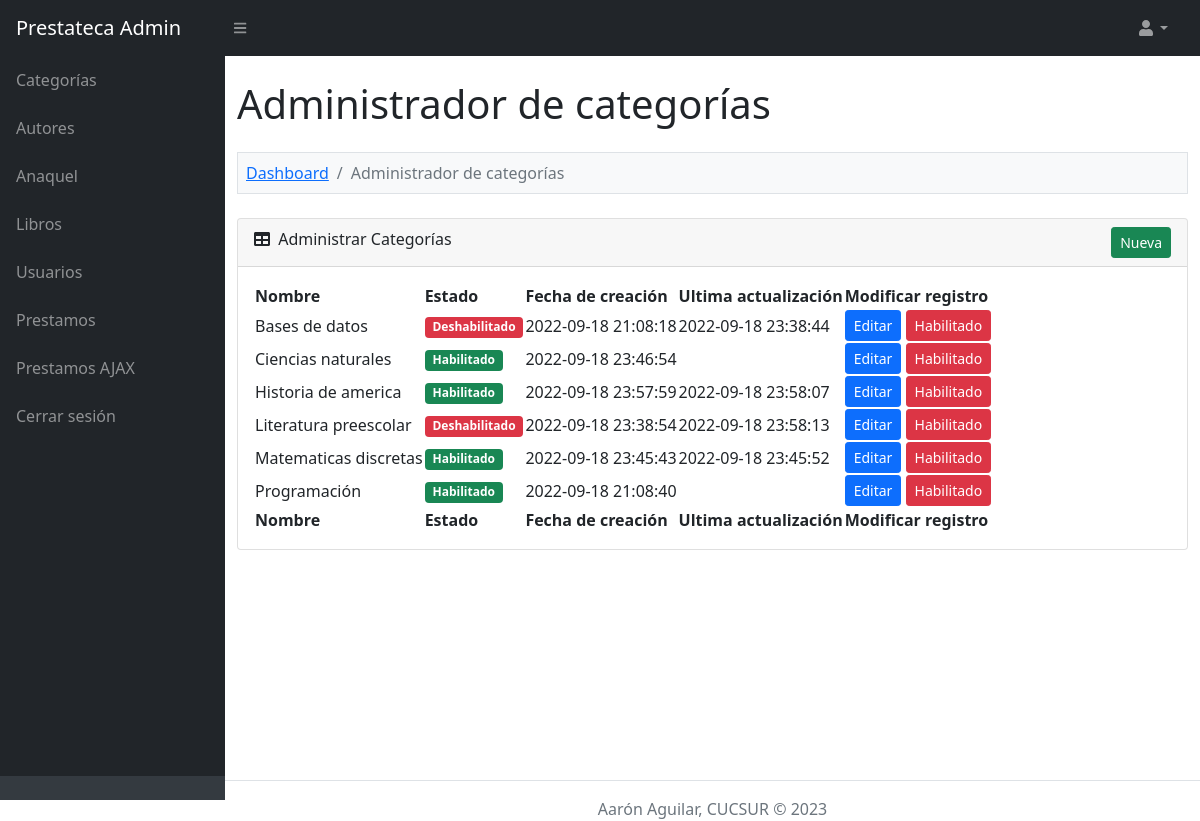
The app's page /admin/category.php (signed in) with its own data.
### tables this page shows
CREATE TABLE `lms_category` (
  `category_id` int(11) NOT NULL,
  `category_name` varchar(200) NOT NULL,
  `category_status` enum('Enable','Disable') NOT NULL,
  `category_created_on` varchar(30) NOT NULL,
  `category_updated_on` varchar(30) NOT NULL
);

### function.php (called while the page is built, shortened)
<?php
function convert_data($string, $action = 'encrypt')
{
	$encrypt_method = "AES-256-CBC";
	$secret_key = 'AA74CDCC2BBRT935136HH7B63C27';
	$secret_iv = '5fgf5HJ5g27';
	$key = hash('sha256', $secret_key);
	$iv = substr(hash('sha256', $secret_iv), 0, 16);
	if ($action == 'encrypt')
	{
		$output = openssl_encrypt($string, $encrypt_method, $key, 0, $iv);
	    $output = base64_encode($output);
	}
	else if ($action == 'decrypt')
	{
		$output = openssl_decrypt(base64_decode($string), $encrypt_method, $key, 0, $iv);
	}
	return $output;
}
?>

### admin/category.php (the view, shortened to what this page needs)
<?php
include '../database_connection.php';
include '../function.php';
$error = '';
$query = "
SELECT * FROM lms_category
    ORDER BY category_name ASC
";
$statement = $connect->prepare($query);
$statement->execute();
include '../header.php';
?>
<div class="container-fluid py-4" style="min-height: 700px;">
	<h1>Administrador de categorías</h1>
	<?php
	if(isset($_GET['action']))
	{
		if($_GET['action'] == 'add')
		{
	?>
	<ol class="breadcrumb mt-4 mb-4 bg-light p-2 border">
		<li class="breadcrumb-item"><a href="index.php">Dashboard</a></li>
		<li class="breadcrumb-item"><a href="category.php">Administrador de categorías</a></li>
		<li class="breadcrumb-item active">Nueva</li>
	</ol>
	<div class="row">
		<div class="col-md-6">
			<?php
			if($error != '')
			{
				echo '<div class="alert alert-danger alert-dismissible fade show" role="alert"><ul class="list-unstyled">'.$error.'</ul> <button type="button" class="btn-close" data-bs-dismiss="alert" aria-label="Close"></button></div>';
			}
			?>
			<div class="card mb-4">
				<div class="card-header">
					<i class="fas fa-user-plus"></i> Nueva categoría
                </div>
                <div class="card-body">
                	<form method="POST">
                		<div class="mb-3">
                			<label class="form-label">Nombre</label>
                			<input type="text" name="category_name" id="category_name" class="form-control" />
                		</div>
                		<div class="mt-4 mb-0">
                			<input type="submit" name="add_category" value="Agregar" class="btn btn-success" />
                		</div>
                	</form>
                </div>
            </div>
		</div>
	</div>
	<?php
		}
		else if($_GET["action"] == 'edit')
		{
			$category_id = convert_data($_GET["code"],'decrypt');
			if($category_id > 0)
			{
				$query = "
				SELECT * FROM lms_category
                WHERE category_id = '$category_id'
				";
				$category_result = $connect->query($query);
				foreach($category_result as $category_row)
				{
				?>
	<ol class="breadcrumb mt-4 mb-4 bg-light p-2 border">
		<li class="breadcrumb-item"><a href="index.php">Dashboard</a></li>
		<li class="breadcrumb-item"><a href="category.php">Administrador de categorías</a></li>
		<li class="breadcrumb-item active">Editar</li>
	</ol>
	<div class="row">
		<div class="col-md-6">
			<div class="card mb-4">
				<div class="card-header">
					<i class="fas fa-user-edit"></i> Editar detalles
				</div>
				<div class="card-body">
					<form method="post">
						<div class="mb-3">
							<label class="form-label">Nombre</label>
							<input type="text" name="category_name" id="category_name" class="form-control" value="<?php echo $category_row['category_name']; ?>" />
						</div>
						<div class="mt-4 mb-0">
							<input type="hidden" name="category_id" value="<?php echo $_GET['code']; ?>" />
							<input type="submit" name="edit_category" class="btn btn-primary" value="Editar" />
						</div>
					</form>
				</div>
			</div>
		</div>
	</div>
				<?php
				}
			}
		}
	}
	else
	{
	?>
	<ol class="breadcrumb mt-4 mb-4 bg-light p-2 border">
		<li class="breadcrumb-item"><a href="index.php">Dashboard</a></li>
		<li class="breadcrumb-item active">Administrador de categorías</li>
	</ol>
	<div class="card mb-4">
		<div class="card-header">
			<div class="row">
				<div class="col col-md-6">
					<i class="fas fa-table me-1"></i> Administrar Categorías
				</div>
				<div class="col col-md-6" align="right">
					<a href="category.php?action=add" class="btn btn-success btn-sm">Nueva</a>
				</div>
			</div>
		</div>
		<div class="card-body">
			<table id="datatablesSimple">
				<thead>
					<tr>
						<th>Nombre</th>
						<th>Estado</th>
						<th>Fecha de creación</th>
						<th>Ultima actualización</th>
						<th>Modificar registro</th>
					</tr>
				</thead>
				<tfoot>
					<tr>
						<th>Nombre</th>
						<th>Estado</th>
						<th>Fecha de creación</th>
						<th>Ultima actualización</th>
						<th>Modificar registro</th>
					</tr>
				</tfoot>
				<tbody>
				<?php
				if($statement->rowCount() > 0)
				{
					foreach($statement->fetchAll() as $row)
					{
						$category_status = '';
						if($row['category_status'] == 'Enable')
						{
							$category_status = '<div class="badge bg-success">Habilitado</div>';
						}
						else
						{
							$category_status = '<div class="badge bg-danger">Deshabilitado</div>';
						}
						echo '
						<tr>
							<td>'.$row["category_name"].'</td>
							<td>'.$category_status.'</td>
							<td>'.$row["category_created_on"].'</td>
							<td>'.$row["category_updated_on"].'</td>
							<td class="text-right">
								<a href="category.php?action=edit&code='.convert_data($row["category_id"]).'" class="btn btn-sm btn-primary">Editar</a>
								<button name="delete_button" class="btn btn-danger btn-sm" onclick="delete_data(`'.$row["category_id"].'`, `'.$row["category_status"].'`)">Habilitado</button>
							</td>
						</tr>
						';
					}
				}
				else
				{
					echo '
					<tr>
						<td colspan="4" class="text-center">Data en blanco</td>
					</tr>
					';
				}
				?>
				</tbody>
			</table>
		</div>
	</div>
	<?php
	}
	?>
</div>
<?php
include '../footer.php';
?>

### records on screen
lms_category: category_name "Bases de datos", category_status "Deshabilitado", category_created_on "2022-09-18 21:08:18", category_updated_on "2022-09-18 23:38:44"
lms_category: category_name "Ciencias naturales", category_status "Habilitado", category_created_on "2022-09-18 23:46:54"
lms_category: category_name "Historia de america", category_status "Habilitado", category_created_on "2022-09-18 23:57:59", category_updated_on "2022-09-18 23:58:07"
lms_category: category_name "Literatura preescolar", category_status "Deshabilitado", category_created_on "2022-09-18 23:38:54", category_updated_on "2022-09-18 23:58:13"
lms_category: category_name "Matematicas discretas", category_status "Habilitado", category_created_on "2022-09-18 23:45:43", category_updated_on "2022-09-18 23:45:52"
lms_category: category_name "Programación", category_status "Habilitado", category_created_on "2022-09-18 21:08:40"
